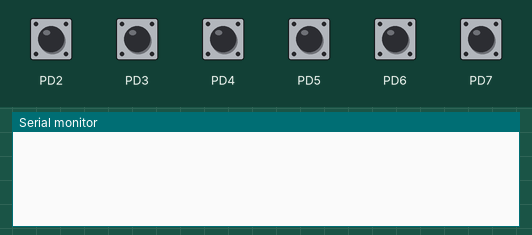
The program below on a simulated ATmega328P, built with avr-gcc and emulated at 16 MHz. On the bench: the last lines printed to the serial monitor. The test bench sets the inputs (shaded band); at power-on: PD2–7 HIGH.

Above: at 1.2 s.
1.3 s: PD2 pulled LOW for 0.15 s
At 1.8 s:
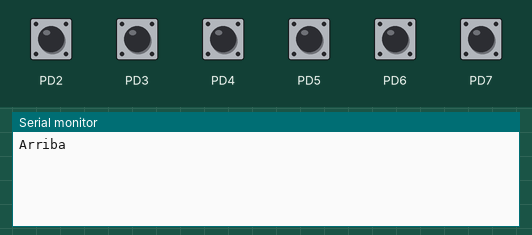
2.9 s: PD3 pulled LOW for 0.15 s
At 4.1 s:
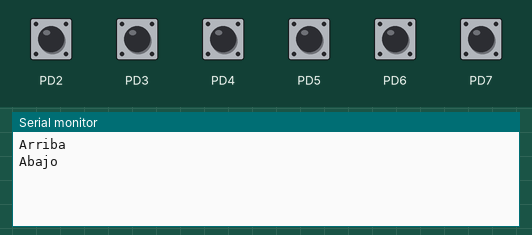
4.5 s: PD4 pulled LOW for 0.15 s
At 5.4 s:
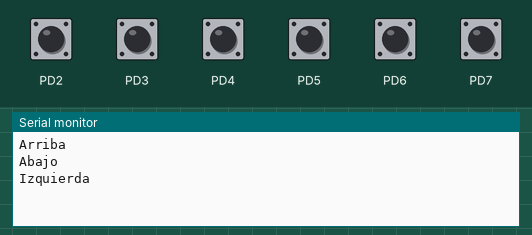
6.1 s: PD5 pulled LOW for 0.15 s
At 6.7 s:
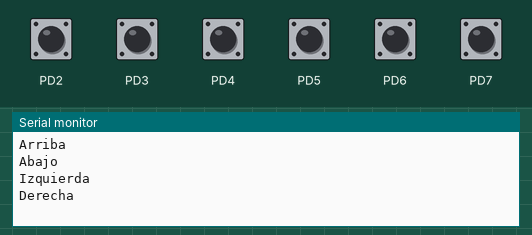
7.7 s: PD6 pulled LOW for 0.15 s
At 8.9 s:
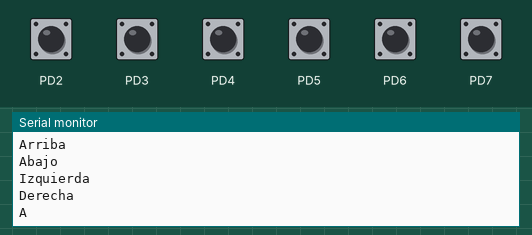
9.3 s: PD7 pulled LOW for 0.15 s
At 10.3 s:
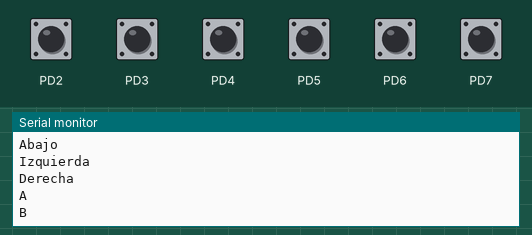

The program:

main.c
```c
/*
 * lab06digital.c
 *
 * Created: 3/20/2025 7:25:09 PM
 * Author : Britany Barillas
 */
#define F_CPU 16000000UL
#include <avr/io.h>
#include <util/delay.h>

// Inicializa UART a 9600 baudios
void UART_init() {
	uint16_t ubrr = 103; // UBRR para 9600 con F_CPU de 16MHz
	UBRR0H = (ubrr >> 8);
	UBRR0L = ubrr;
	UCSR0B = (1 << TXEN0);  // Habilita transmisión
	UCSR0C = (1 << UCSZ01) | (1 << UCSZ00); // 8 bits
}

void UART_sendChar(char c) {
	while (!(UCSR0A & (1 << UDRE0))); // Espera a que esté listo
	UDR0 = c;
}

void UART_sendString(const char* str) {
	while (*str) {
		UART_sendChar(*str++);
	}
}

void setup() {
	// Configura PD2 a PD7 como entradas
	DDRD &= ~(1 << PD2 | 1 << PD3 | 1 << PD4 | 1 << PD5 | 1 << PD6 | 1 << PD7);
	// Activa resistencias pull-up internas (opcional)
	PORTD |= (1 << PD2 | 1 << PD3 | 1 << PD4 | 1 << PD5 | 1 << PD6 | 1 << PD7);

	UART_init();
}

int main(void) {
	setup();

	while (1) {
		if (!(PIND & (1 << PD2))) {
			UART_sendString("Arriba\r\n");
			_delay_ms(200);
		}
		if (!(PIND & (1 << PD3))) {
			UART_sendString("Abajo\r\n");
			_delay_ms(200);
		}
		if (!(PIND & (1 << PD4))) {
			UART_sendString("Izquierda\r\n");
			_delay_ms(200);
		}
		if (!(PIND & (1 << PD5))) {
			UART_sendString("Derecha\r\n");
			_delay_ms(200);
		}
		if (!(PIND & (1 << PD6))) {
			UART_sendString("A\r\n");
			_delay_ms(200);
		}
		if (!(PIND & (1 << PD7))) {
			UART_sendString("B\r\n");
			_delay_ms(200);
		}
	}
}
```

Measured:
- after the input at 1.3 s, the serial monitor: prints a new line at once (image 1)
- after the input at 2.9 s, the serial monitor: prints a new line at once (image 2)
- after the input at 4.5 s, the serial monitor: prints a new line at once (image 3)
- after the input at 6.1 s, the serial monitor: prints a new line at once (image 4)
- after the input at 7.7 s, the serial monitor: prints a new line at once (image 5)
- after the input at 9.3 s, the serial monitor: prints a new line at once (image 6)
